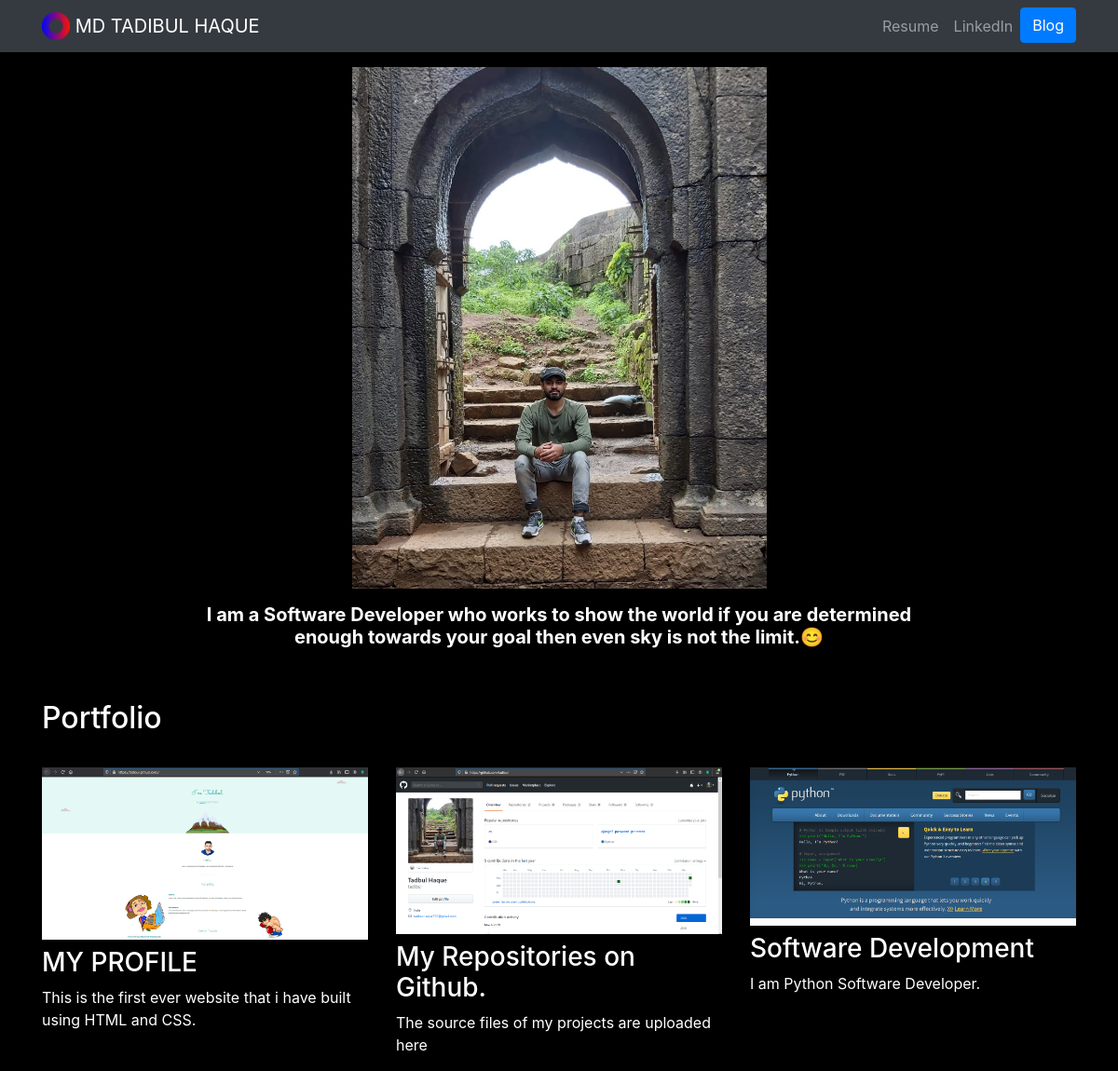
The page / on the database its author committed.
### portfolio/models.py (models this page shows, shortened)
class Project(models.Model):
    title=models.CharField(max_length=100)
    description = models.CharField(max_length=250)
    image=models.ImageField(upload_to='portfolio/images/')
    url=models.URLField(blank=True)

### portfolio/views.py (the view)
# urls.py: 2. Add a URL to urlpatterns:  path('', views.home, name='home')
def home(request):
    projects = Project.objects.all()
    return render(request,'portfolio/home.html',{'projects':projects})

### portfolio/templates/portfolio/home.html
{% extends "portfolio/base.html" %}
{% load static %}
{% block content %}
<div class="row justify-content-center my-3">
  <div class="col-5">
    <img src="{% static 'portfolio/image1.jpeg' %}" class="img-fluid">
  </div>
</div>
<div class="row justify-content-center mb-3">
  <div class="col-md-9 text-center">
    <h5 id="hometext" class="font-weight-bold">I am a Software Developer who works to show the world if you are determined enough towards your goal then even sky is not the limit.😊</h5>
  </div>
</div>
<h2 class="mt-5">Portfolio</h2>
<hr>
<div class="row">
  {% for project in projects %}
  <div class="col-lg-4 col-md-6">
    {% if project.url %}
    <a href="{{ project.url }}">
      <img src="{{ project.image.url }}" class="img-fluid mb-2">
    </a>
    {% else %}
    <img src="{{ project.image.url }}" class="img-fluid mb-2">
    {% endif %}
    <h3>{{ project.title }}</h3>
    <p>{{ project.description }}</p>
  </div>
  {% endfor %}
</div>
{% endblock %}

### portfolio/templates/portfolio/base.html (shortened to what this page needs)
{% load static %}
<!doctype html>
<html lang="en">
<head>
  <link rel="stylesheet" href="https://stackpath.bootstrapcdn.com/bootstrap/4.4.1/css/bootstrap.min.css">
  <link rel="stylesheet" href="{% static "portfolio/custom.css" %}">
</head>
<body class="abc">
  <nav id="topNav" class="navbar navbar-expand-md navbar sticky-top navbar-dark bg-dark">
    <div class="container bg-dark">
      <a class="navbar-brand" href="{% url 'home' %}">
        <img src="{% static "portfolio/Logo.png" %}" width="30" height="30" class="d-inline-block align-top" alt="MD's Logo">
        <span>MD TADIBUL HAQUE</span>
      </a>
      <div class="collapse navbar-collapse text-center" id="navbarNav">
        <ul class="navbar-nav ml-auto">
          <li class="nav-item">
            <a class="nav-link" href="{% static 'portfolio/resume.docx' %}">Resume</a>
          </li>
          <li class="nav-item">
            <a class="nav-link" href="https://www.linkedin.com/in/md-tadibul-haque-287877135/" target="_blank">LinkedIn</a>
          </li>
          <li>
            <a role="button" href="{% url 'blog:all_blogs' %}" class="btn btn-primary">Blog</a>
          </li>
        </ul>
      </div>
    </div>
  </nav>
  <div class="container">
    {% block content %}{% endblock %}
  </div>
</body>
</html>

### portfolio/static/portfolio/custom.css (style rules this page uses)
body { background-color:black; }
h5,h2,p,h1,h3,h4,b,strong { color:white; }

### rows shown on the page
Project: image (placeholder picture), title "MY PROFILE", description "This is the first ever website that i have built using HTML and CSS."
Project: image (picture), title "My Repositories on Github.", description "The source files of my projects are uploaded here"
Project: image (picture), title "Software Development", description "I am Python Software Developer."
